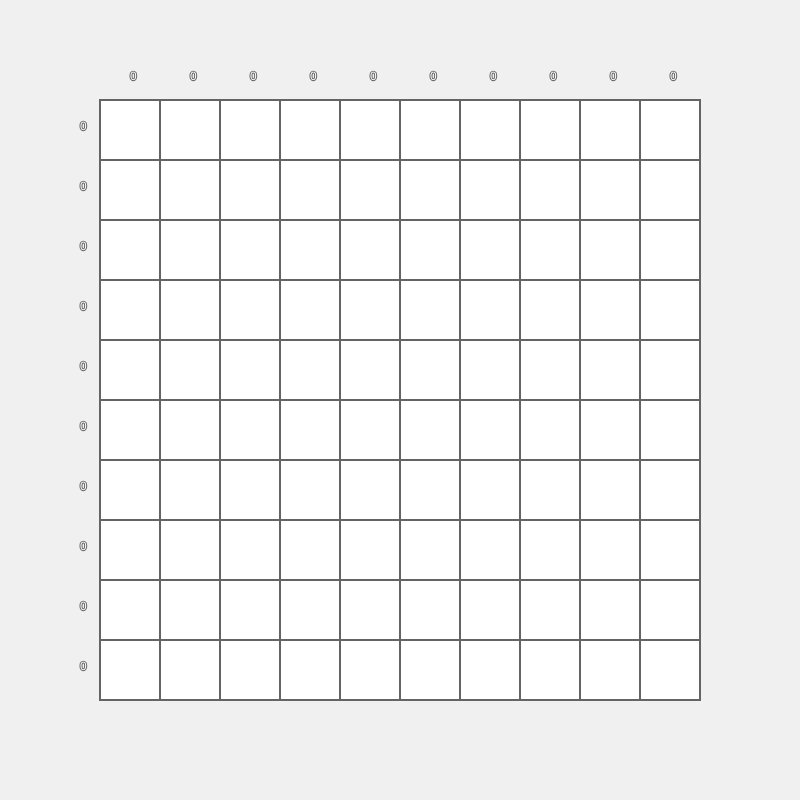
Frame 1 (no input)
Frame 60 (no input): identical to frame 1, image omitted
Frame 120 (the mouse pressed at the canvas centre since frame 60): identical to frame 1, image omitted

The p5.js sketch that drew this single still picture (run headless with seeded random() and noise() and a simulated clock; from frame 60 on, the mouse is pressed at the canvas centre):

// p5.js sketch
// ── sketch.js
let cells=[];

let columnCellNumbers=[],rowCellNumbers=[];

let puzzleSize=10
let cellsColumnStartPosition=100;
let cellsRowStartPosition=100;
let cellSize


let eventHappened=false
// let selectedColumn=0, selectedRow=0;
// let columnCount=0, rowCount=0;


function setup() {
  createCanvas(800, 800)
  cellSize=(width-2*cellsColumnStartPosition)/(puzzleSize)
  initializeColumnAndRowNumbers()
  for(let i=0;i<puzzleSize;i++){
    cells[i]=[]
    // columnCellNumbers.push(0)
    // rowCellNumbers.push(0)
    for(let j=0;j<puzzleSize;j++){
      cells[i][j]=new Cell(cellsColumnStartPosition+i*cellSize,cellsRowStartPosition+j*cellSize,cellSize)
    }
  }

  drawInformations()

}

function draw() {
  //igazából ez a rész nem kellene, mert a mousePressed metóduson belül is újra lehetne rajzolni a
  //mezóket, viszont az a kód egy üres draw() loop-al kicsivel olvashatatlanabb, így viszont vissza lehetne
  //követni a kód folyását.
  if(eventHappened){
    drawInformations()
    eventHappened=false;
  }

  // background(240)
  // for(let i=0;i<cells.length;i++){
  //   for(let j=0;j<cells[i].length;j++){
  //     cells[i][j].show()
  //   }
  // }


  // if(eventHappened){
  //   // columnCellNumbers[selectedColumn]= countCellsInColumn(selectedColumn)
  //   // rowCellNumbers[selectedRow]=countCellsInRow(selectedRow)
  //
  //   // columnCount = countCellsInColumn(selectedColumn)
  //   // rowCount=countCellsInRow(selectedRow)
  //   // console.log(selectedColumn+1,columnCount)
  //   // console.log(selectedRow+1,rowCount)
  //   eventHappened=false
  // }

  // displayColumnAndRowNumbers()
  // text(columnCount,cellsColumnStartPosition+selectedColumn*cellSize+cellSize/2,cellsRowStartPosition)
  // text(rowCount,cellsColumnStartPosition,cellsRowStartPosition+selectedRow*cellSize+cellSize/2)
}

function drawInformations(){
  drawCells()
  displayColumnAndRowNumbers()
}

function drawCells(){
  background(240)
  for(let i=0;i<cells.length;i++){
    for(let j=0;j<cells[i].length;j++){
      cells[i][j].show()
    }
  }
}

  // function countCellsInColumn(column){
  //   let count=0;
  //   for(let i=0;i<cells[0].length;i++){
  //     if(cells[column][i].checked){
  //       count++
  //     }
  //   }
  //   columnCellNumbers[column]= count;
  // }

  function countCellsInColumnAndRow(column,row){
    restoreColumnAndRowNumbers(column,row)
    // initializeColumnAndRowNumbers()
    let count=1;
    let givenCellRow=0;
    if(cells[column][0].checked){
      columnCellNumbers[column][0]=count
    }

    for(let i=1;i<cells[0].length;i++){
      if(cells[column][i].checked && cells[column][i-1].checked){
        count++
        columnCellNumbers[column][givenCellRow]= count;
      }
      if(cells[column][i].checked && !cells[column][i-1].checked){
        count=1
        if(columnCellNumbers[column][0]!==0){
          columnCellNumbers[column].push(1)
          givenCellRow++
          columnCellNumbers[column][givenCellRow]= count;
        } else {
          columnCellNumbers[column][givenCellRow]=count;
        }
      }
    }

    let rowCount=1;
    let givenCellColumn=0;
    if(cells[0][row].checked){
      rowCellNumbers[row][0]=rowCount
    }

    for(let i=1;i<cells.length;i++){
      if(cells[i][row].checked && cells[i-1][row].checked){
        rowCount++
        rowCellNumbers[row][givenCellColumn]= rowCount;
      }
      if(cells[i][row].checked && !cells[i-1][row].checked){
        rowCount=1
        if(rowCellNumbers[row][0]!==0){
          rowCellNumbers[row].push(1)
          givenCellColumn++
          rowCellNumbers[row][givenCellColumn]= rowCount;
        } else {
          rowCellNumbers[row][givenCellColumn]=rowCount;
        }
      }
    }


  }

  // function countCellsInRow(row){
  //   let count=0;
  //   for(let i=0;i<cells.length;i++){
  //     if(cells[i][row].checked){
  //       count++
  //     }
  //   }
  //   rowCellNumbers[row] = count;
  // }


  function mousePressed(){
    for(let i=0;i<cells.length;i++){
      for(let j=0;j<cells[i].length;j++){
        if(cells[i][j].mouseIsInCell()){
          cells[i][j].checked=!cells[i][j].checked

          countCellsInColumnAndRow(i,j)
          eventHappened=true;

          // console.log(i+1,j+1,cells[i][j].checked)

          // columnCellNumbers[i]= countCellsInColumn(i)
          // rowCellNumbers[j]=countCellsInRow(j)
          // eventHappened=true;
        }
      }
    }
    // drawInformations()
  }

  function initializeColumnAndRowNumbers(){
    columnCellNumbers=[]
    rowCellNumbers=[]
    for(let i=0;i<puzzleSize;i++){
      columnCellNumbers[i]=[]
      rowCellNumbers[i]=[]
      columnCellNumbers[i].push(0)
      rowCellNumbers[i].push(0)
    }
  }

  //Az éppen adott sorban és oszlopban kinullázza először a sorok és oszlopokban szereplő cellák számait
  // és eztuán majd újraszámolom őket, és így nem kell bajlódni hogyan törlök ki egy sort ha több dimenziós a cellák száma.
  function restoreColumnAndRowNumbers(column,row){
    columnCellNumbers[column]=[]
    columnCellNumbers[column].push(0)

    rowCellNumbers[row]=[]
    rowCellNumbers[row].push(0);
  }

//Azért van külön a két for ciklus mert később lehet hogy asszimetrikus nonogrammokat akarok, ekkor viszont a sorok és oszlopok száma el fog térni.
function displayColumnAndRowNumbers(){
  for(let i=0;i<columnCellNumbers.length;i++){
    for(let j=0;j<columnCellNumbers[i].length;j++){
      text(columnCellNumbers[i][j],cellsColumnStartPosition+i*cellSize+cellSize/2,cellsRowStartPosition+j*20-columnCellNumbers[i].length*20)
    }
  }
  for(let i=0;i<rowCellNumbers.length;i++){
    for(let j=0;j<rowCellNumbers[i].length;j++){
      text(rowCellNumbers[i][j],cellsColumnStartPosition+j*20-rowCellNumbers[i].length*20,cellsRowStartPosition+i*cellSize+cellSize/2)
    }
  }
}

// ── cell.js
function Cell(x,y,size){
  this.x=x;
  this.y=y;
  this.size=size;

  cellColor=0;

  this.checked=false;

  this.show=function(){

    if(this.checked){
      cellColor=0;
    } else{
      cellColor=255
    }
    fill(cellColor)
    stroke(100)
    strokeWeight(2)
    rect(this.x,this.y,this.size,this.size)

  }

  this.mouseIsInCell=function(){
    return this.x<mouseX && this.x+size>mouseX && this.y<mouseY && this.y+size>mouseY
  }

}
